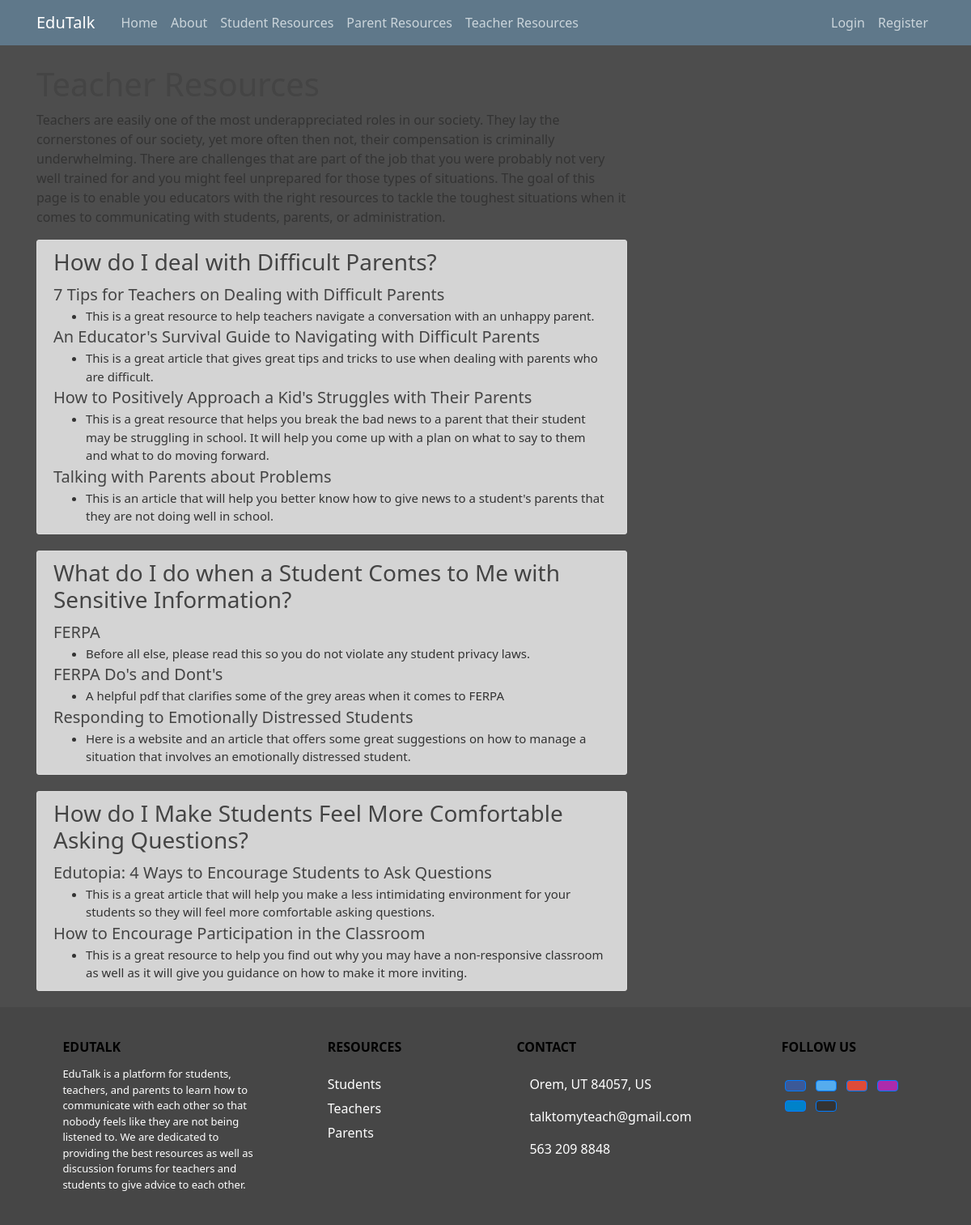
/resources-for-teachers/, run on the app's committed database.
### stp_resources/models.py (models this page shows, shortened)
class Question(models.Model):
    problem = models.TextField(max_length=100)
    tag = models.CharField(
        max_length=20, choices=PEOPLE_TYPES, default="Student")

class WebResource(models.Model):
    Name = models.CharField(max_length=200)
    Summary = models.TextField()
    link = models.CharField(max_length=500)
    question = models.ForeignKey(
        to=Question, on_delete=models.CASCADE, null=True)
    tag = models.CharField(
        max_length=20, choices=PEOPLE_TYPES, default="Parent")

### stp_resources/views.py (the view)
def teacher_resource(request):
    context = {
        'teacherResources': list(resource for resource in WebResource.objects.all() if resource.tag == "Teacher"),
        "questions": list(question for question in Question.objects.all() if question.tag == "Teacher"),
        'title': "Resources for Teachers",
    }
    return render(request, 'stp_resources/teacher_resource.html', context)

### stp_resources/templates/stp_resources/teacher_resource.html
{% extends "stp_resources/base.html" %}
{% block content %}
<h1>Teacher Resources</h1>
<p style="text-align: left;">
    Teachers are easily one of the most underappreciated roles in our society. They lay the cornerstones of our society,
    yet more often then not, their compensation is criminally underwhelming. There are challenges that are part of the
    job that you were probably not very well trained for and you might feel unprepared for those types of situations.
    The goal of this page is to enable you educators with the right resources to tackle the toughest situations when it
    comes to communicating with students, parents, or administration.
</p>
{% for Question in questions %}
<article class="media content-section" style="background-color:rgb(212, 212, 212)">
    <div class="media-body">
        <h3 class="article-title">{{Question.problem}}</h3>
        {% for Resource in teacherResources %}
        {% if Resource.question.problem == Question.problem %}
        <a class='article-title' href="{{ Resource.link }}" style="font-size: 20px;">{{ Resource.Name }}</a>
        <ul>
            <li style="font-size: 15px;">{{ Resource.Summary }}</li>
        </ul>
        {% endif %}
        {% endfor %}
    </div>
</article>
{% endfor %}
{% endblock content %}

### stp_resources/static/stp_resources/main.css (style rules this page uses)
body { background-color: #4d4d4d; color: #333333; margin-top: 5rem; }
h1, h2, h3, h4, h5, h6 { color: #444444; }
ul { margin: 0; }
.content-section { background: #555555; padding: 10px 20px; border: 1px solid #dddddd; border-radius: 3px; margin-bottom: 20px; }
.article-title { color: #444444; }

### data on the page
Question: problem "How do I deal with Difficult Parents?"
WebResource: Name "7 Tips for Teachers on Dealing with Difficult Parents", Summary "This is a great resource to help teachers navigate a conversation with an unhappy parent."
WebResource: Name "An Educator's Survival Guide to Navigating with Difficult Parents", Summary "This is a great article that gives great tips and tricks to use when dealing with parents who are difficult."
WebResource: Name "How to Positively Approach a Kid's Struggles with Their Parents", Summary "This is a great resource that helps you break the bad news to a parent that their student may be struggling in school. It will help you come up with a plan on what to say to them and what to do moving forward."
WebResource: Name "Talking with Parents about Problems", Summary "This is an article that will help you better know how to give news to a student's parents that they are not doing well in school."
Question: problem "What do I do when a Student Comes to Me with Sensitive Information?"
WebResource: Name "FERPA", Summary "Before all else, please read this so you do not violate any student privacy laws."
WebResource: Name "FERPA Do's and Dont's", Summary "A helpful pdf that clarifies some of the grey areas when it comes to FERPA"
WebResource: Name "Responding to Emotionally Distressed Students", Summary "Here is a website and an article that offers some great suggestions on how to manage a situation that involves an emotionally distressed student."
Question: problem "How do I Make Students Feel More Comfortable Asking Questions?"
WebResource: Name "Edutopia: 4 Ways to Encourage Students to Ask Questions", Summary "This is a great article that will help you make a less intimidating environment for your students so they will feel more comfortable asking questions."
WebResource: Name "How to Encourage Participation in the Classroom", Summary "This is a great resource to help you find out why you may have a non-responsive classroom as well as it will give you guidance on how to make it more inviting."
